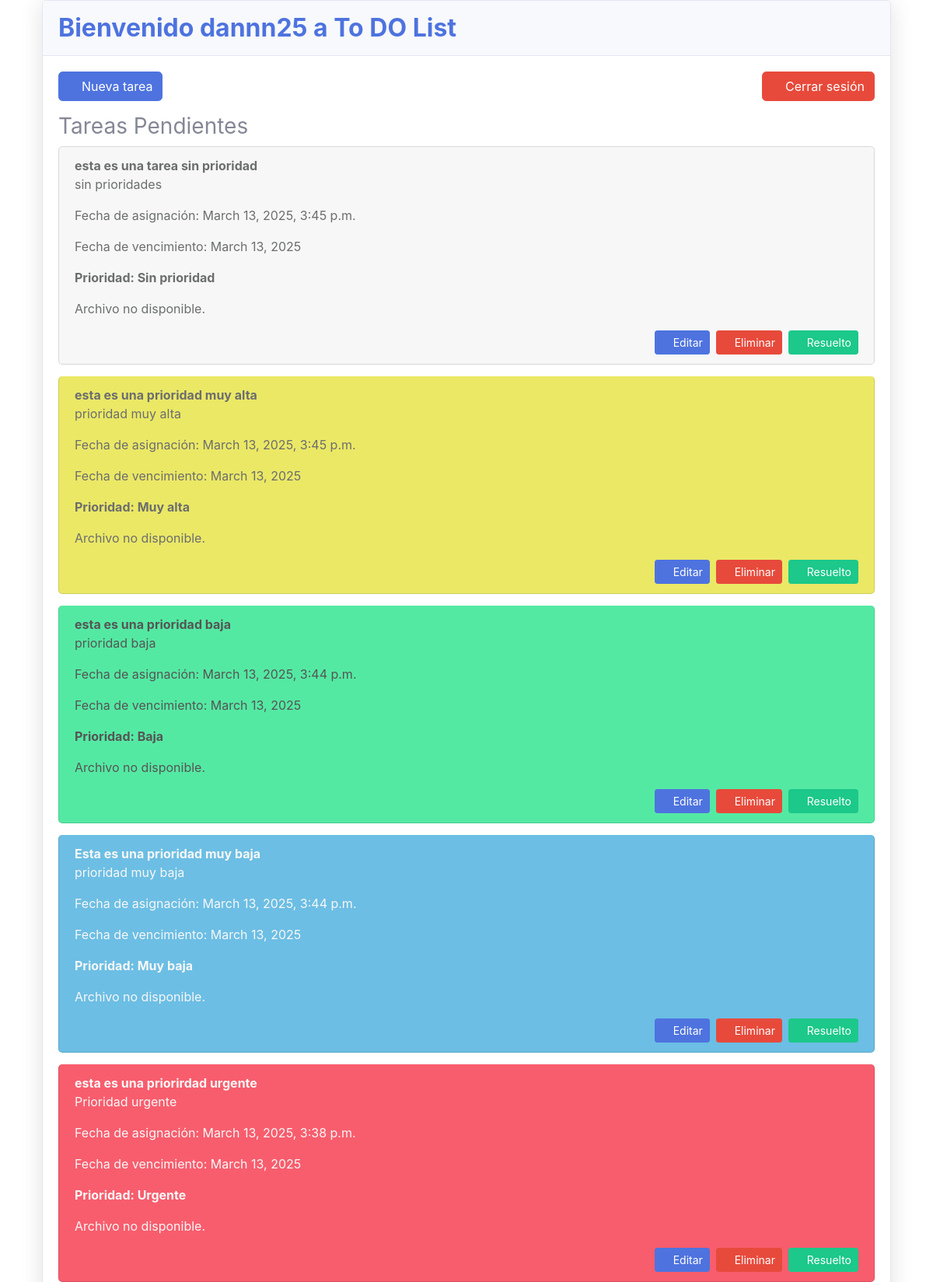
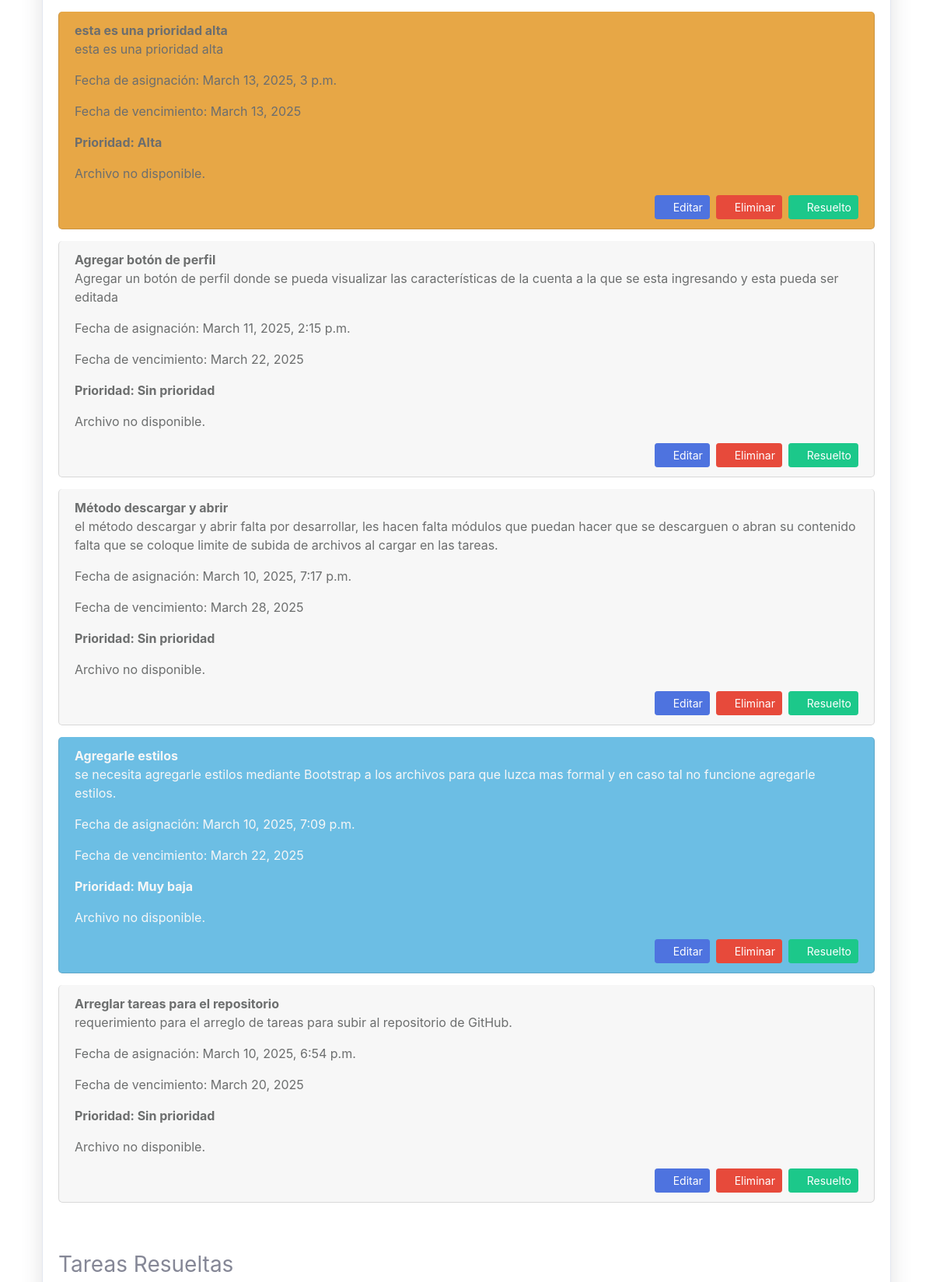
Page /tasks/ (signed in, upper part) on the committed database (2 pictures, top to bottom).
### tasks/models.py (models this page shows)
class Task(models.Model):
    PRIORITY_CHOICES = [
        ('sin_prioridad', 'Sin prioridad'),
        ('muy_baja', 'Muy baja'),
        ('baja', 'Baja'),
        ('alta', 'Alta'),
        ('muy_alta', 'Muy alta'),
        ('urgente', 'Urgente'),
    ]
    user = models.ForeignKey(User, on_delete=models.CASCADE)
    title = models.CharField(max_length=200)
    nota = models.TextField(blank=True, null=True)  # Campo de nota
    fecha_asignacion = models.DateTimeField(default=timezone.now)
    fecha_vencimiento = models.DateField(
        default=timezone.now)  # Valor predeterminado
    archivo = models.FileField(upload_to='archivos/', blank=True, null=True)
    resuelto = models.BooleanField(default=False)
    priority = models.CharField(
        max_length=20, choices=PRIORITY_CHOICES, default='sin_prioridad')

### tasks/views.py (the view)
# urls.py: path('', views.task_list, name='task_list'),
@login_required
def task_list(request):
    tasks = Task.objects.filter(user=request.user)
    tareas_pendientes = tasks.filter(
        resuelto=False).order_by('-fecha_asignacion')
    tareas_resueltas = tasks.filter(
        resuelto=True).order_by('-fecha_asignacion')
    return render(request, 'tasks/task_list.html', {
        'tareas_pendientes': tareas_pendientes,
        'tareas_resueltas': tareas_resueltas,
    })

### tasks/templates/tasks/task_list.html (shortened to what this page needs)
{% load static %}
<!DOCTYPE html>
<html lang="es">
<head>
    <link rel="stylesheet" href="{% static 'css/sb-admin-2.min.css' %}">
    <link rel="stylesheet" href="{% static 'vendor/fontawesome-free/css/all.min.css' %}">
</head>
<body>
    <div class="container ">
        <div class="card shadow mb-4">
            <div class="card-header py-3">
                <h2 class="m-0 font-weight-bold text-primary">Bienvenido {{ request.user.username }} a To DO List</h2>
            </div>
            <div class="card-body">
                <div class="d-flex justify-content-between mb-3">
                    <a href="{% url 'task_create' %}" class="btn btn-primary">
                        <i class="fas fa-plus"></i> Nueva tarea
                    </a>
                    <a href="{% url 'logout' %}" class="btn btn-danger">
                        <i class="fas fa-sign-out-alt"></i> Cerrar sesión
                    </a>
                </div>
                <h3>Tareas Pendientes</h3>
                <ul class="list-group">
                    {% for task in tareas_pendientes %}
                    <li class="list-group-item priority-{{ task.priority }}">
                        <strong>{{ task.title }}</strong>
                        <p>{{ task.nota }}</p>
                        <p>Fecha de asignación: {{ task.fecha_asignacion }}</p>
                        <p>Fecha de vencimiento: {{ task.fecha_vencimiento }}</p>
                        <p class="priority-label">Prioridad: {{ task.get_priority_display }}</p>
                        {% if task.archivo and task.archivo.url %}
                        <p>Archivo:
                            <a href="{{ task.archivo.url }}" target="_blank" class="btn btn-info btn-sm mr-2">
                                <i class="fas fa-external-link-alt"></i> Abrir
                            </a>
                            <a href="{{ task.archivo.url }}" download class="btn btn-info btn-sm">
                                <i class="fas fa-download"></i> Descargar
                            </a>
                            <small>({{ task.archivo.size|filesizeformat }})</small>
                        </p>
                        {% else %}
                        <p>Archivo no disponible.</p>
                    {% endif %}
                        <div class="d-flex justify-content-end mt-2">
                            <a href="{% url 'task_update' task.pk %}" class="btn btn-primary btn-sm mr-2">
                                <i class="fas fa-edit"></i> Editar
                            </a>
                            <a href="{% url 'task_delete' task.pk %}" class="btn btn-danger btn-sm mr-2">
                                <i class="fas fa-trash"></i> Eliminar
                            </a>
                            <form method="post" action="{% url 'check_resolve' task.pk %}" class="d-inline">
                                <button type="submit" class="btn btn-success btn-sm">
                                    <i class="fas fa-check"></i> Resuelto
                                </button>
                            </form>
                        </div>
                    </li>
                    {% endfor %}
                </ul>
                <h3 class="mt-5">Tareas Resueltas</h3>
            </div>
        </div>
    </div>
</body>
</html>

### tasks/templates/tasks/task_list.html (style rules this page uses)
.priority-sin_prioridad { background-color: #f7f7f7; color: #6c6e6e; }
.priority-muy_baja { background-color: #6cbee4; color: #f7f7f7; }
.priority-baja { background-color: #54e9a3; color: #555555; }
.priority-alta { background-color: #e7a746; color: #6c6e6e; }
.priority-muy_alta { background-color: #ebe866; color: #6c6e6e; }
.priority-urgente { background-color: #f85d6d; color: #f7f7f7; }
.list-group-item { margin-bottom: 15px; border-radius: 5px; }
.priority-label { font-weight: bold; }

### rows in the picture
Task: title "esta es una tarea sin prioridad", nota "sin prioridades", fecha_asignacion "March 13, 2025, 3:45 p.m.", fecha_vencimiento "March 13, 2025", priority "Sin prioridad", archivo "Archivo no disponible."
Task: title "esta es una prioridad muy alta", nota "prioridad muy alta", fecha_asignacion "March 13, 2025, 3:45 p.m.", fecha_vencimiento "March 13, 2025", priority "Muy alta", archivo "Archivo no disponible."
Task: title "esta es una prioridad baja", nota "prioridad baja", fecha_asignacion "March 13, 2025, 3:44 p.m.", fecha_vencimiento "March 13, 2025", priority "Baja", archivo "Archivo no disponible."
Task: title "Esta es una prioridad muy baja", nota "prioridad muy baja", fecha_asignacion "March 13, 2025, 3:44 p.m.", fecha_vencimiento "March 13, 2025", priority "Muy baja", archivo "Archivo no disponible."
Task: title "esta es una priorirdad urgente", nota "Prioridad urgente", fecha_asignacion "March 13, 2025, 3:38 p.m.", fecha_vencimiento "March 13, 2025", priority "Urgente", archivo "Archivo no disponible."
Task: title "esta es una prioridad alta", nota "esta es una prioridad alta", fecha_asignacion "March 13, 2025, 3 p.m.", fecha_vencimiento "March 13, 2025", priority "Alta", archivo "Archivo no disponible."
Task: title "Agregar botón de perfil", nota "Agregar un botón de perfil donde se pueda visualizar las características de la cuenta a la que se esta ingresando y esta pueda ser editada", fecha_asignacion "March 11, 2025, 2:15 p.m.", fecha_vencimiento "March 22, 2025", priority "Sin prioridad", archivo "Archivo no disponible."
Task: title "Método descargar y abrir", nota "el método descargar y abrir falta por desarrollar, les hacen falta módulos que puedan hacer que se descarguen o abran su contenido falta que se coloque limite de subida de archivos al cargar en las tareas.", fecha_asignacion "March 10, 2025, 7:17 p.m.", fecha_vencimiento "March 28, 2025", priority "Sin prioridad", archivo "Archivo no disponible."
Task: title "Agregarle estilos", nota "se necesita agregarle estilos mediante Bootstrap a los archivos para que luzca mas formal y en caso tal no funcione agregarle estilos.", fecha_asignacion "March 10, 2025, 7:09 p.m.", fecha_vencimiento "March 22, 2025", priority "Muy baja", archivo "Archivo no disponible."
Task: title "Arreglar tareas para el repositorio", nota "requerimiento para el arreglo de tareas para subir al repositorio de GitHub.", fecha_asignacion "March 10, 2025, 6:54 p.m.", fecha_vencimiento "March 20, 2025", priority "Sin prioridad", archivo "Archivo no disponible."

### other values in the picture
{{ request.user.username }} "dannn25"
